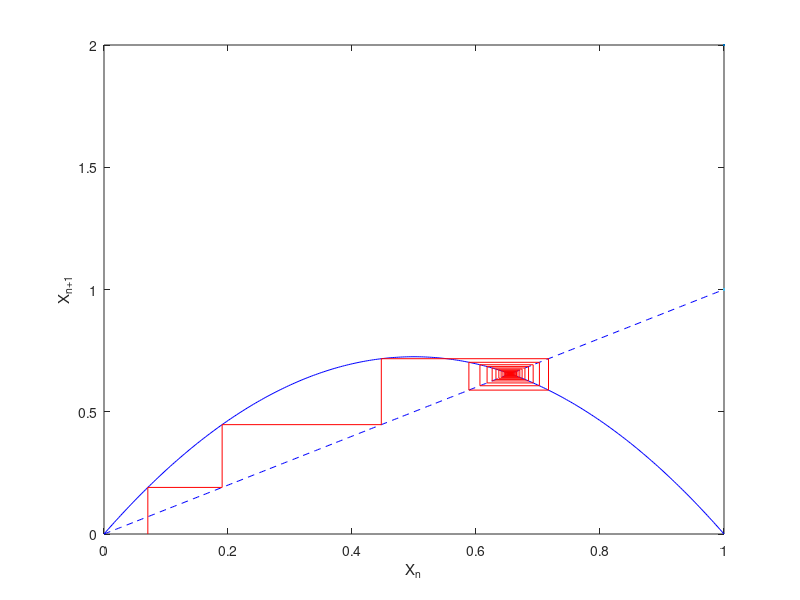

Source code (MATLAB):
clear all, close all, clc

x=linspace(0,1,300);
mu=2.9;

z(1)=0.0707;
z0=z(1);

for i = 1:300
    y(i)=mu*x(i)*(1-x(i));
end

plot(x,y,'-b',x,x,'--b',LineWidth=2)
hold on

for i = 1:101
    z(i+1)=mu*z(i)*(1-z(i));
end

plot([z0 z0],[0 mu*z0*(1-z0)],'r',LineWidth=1)

for i = 1:100
    plot([z(i) z(i+1)],[z(i+1) z(i+1)],'r',LineWidth=1)
    hold on
    plot([z(i+1) z(i+1)],[z(i+1) z(i+2)],'r',LineWidth=1)
end
xlabel('X_n')
ylabel('X_{n+1}')